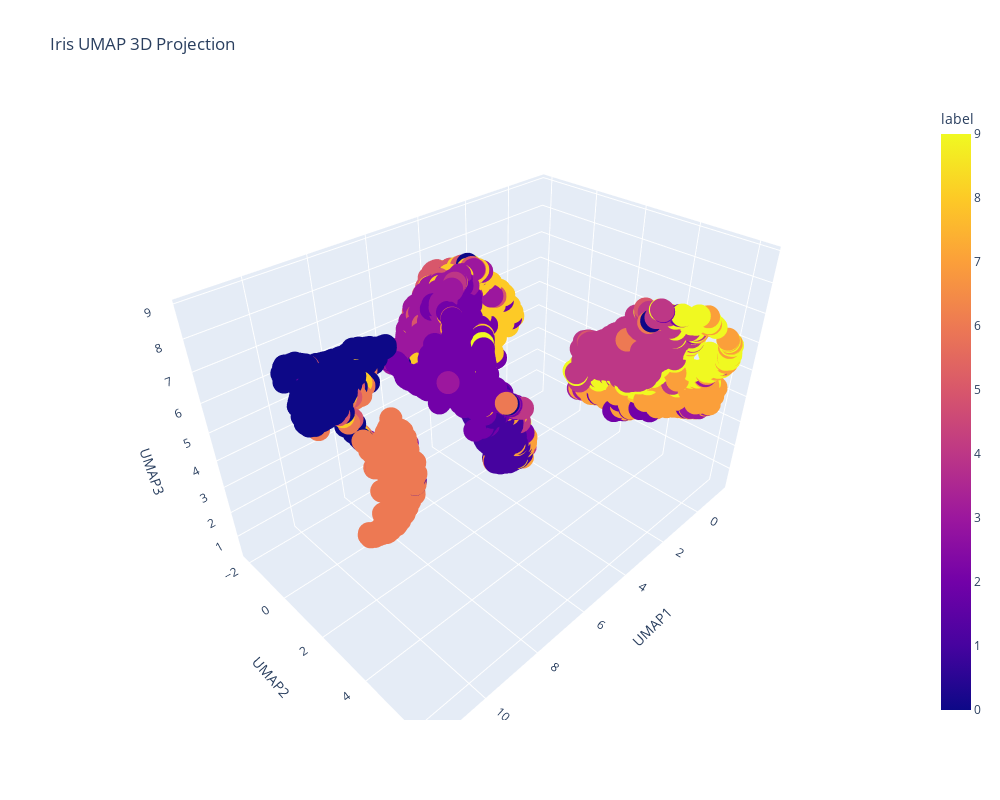

The code cell stored with this chart in its notebook:
### Code cell
os.environ["LOKY_MAX_CPU_COUNT"] = "8"  # Replace 8 with your number of physical cores
umap_3d = umap.UMAP(n_components=3,random_state=42)
X_umap_3d = umap_3d.fit_transform(X_train)
df_3d = pd.DataFrame({
    'UMAP1': X_umap_3d[:, 0], 
    'UMAP2': X_umap_3d[:, 1],
    'UMAP3': X_umap_3d[:, 2],
    'label': Y_train
})


fig3d = px.scatter_3d(
    df_3d, x='UMAP1', y='UMAP2', z='UMAP3',color='label',
    title='Iris UMAP 3D Projection',
    labels={'species': 'Species'},
    width=1000,   # Set desired width in pixels
    height=800   # Set desired height in pixels
)
fig3d.show()

### Figure 1 — Plotly figure (JSON) as saved in the notebook; plotly's stock layout.template omitted (floating-point values rounded to 4 significant figures; data arrays with more than 128 entries replaced by an {"elided": "..."} marker saying what was removed)
{"data": [{"hovertemplate": "UMAP1=%{x}<br>UMAP2=%{y}<br>UMAP3=%{z}<br>label=%{marker.color}<extra></extra>", "legendgroup": "", "marker": {"color": {"elided": "7000 int values"}, "coloraxis": "coloraxis", "symbol": "circle"}, "mode": "markers", "name": "", "scene": "scene", "showlegend": false, "type": "scatter3d", "x": {"elided": "7000 float values"}, "y": {"elided": "7000 float values"}, "z": {"elided": "7000 float values"}}], "layout": {"coloraxis": {"colorbar": {"title": {"text": "label"}}, "colorscale": [[0, "#0d0887"], [0.1111, "#46039f"], [0.2222, "#7201a8"], [0.3333, "#9c179e"], [0.4444, "#bd3786"], [0.5556, "#d8576b"], [0.6667, "#ed7953"], [0.7778, "#fb9f3a"], [0.8889, "#fdca26"], [1, "#f0f921"]]}, "height": 800, "legend": {"tracegroupgap": 0}, "scene": {"domain": {"x": [0, 1], "y": [0, 1]}, "xaxis": {"title": {"text": "UMAP1"}}, "yaxis": {"title": {"text": "UMAP2"}}, "zaxis": {"title": {"text": "UMAP3"}}}, "title": {"text": "Iris UMAP 3D Projection"}, "width": 1000}}
